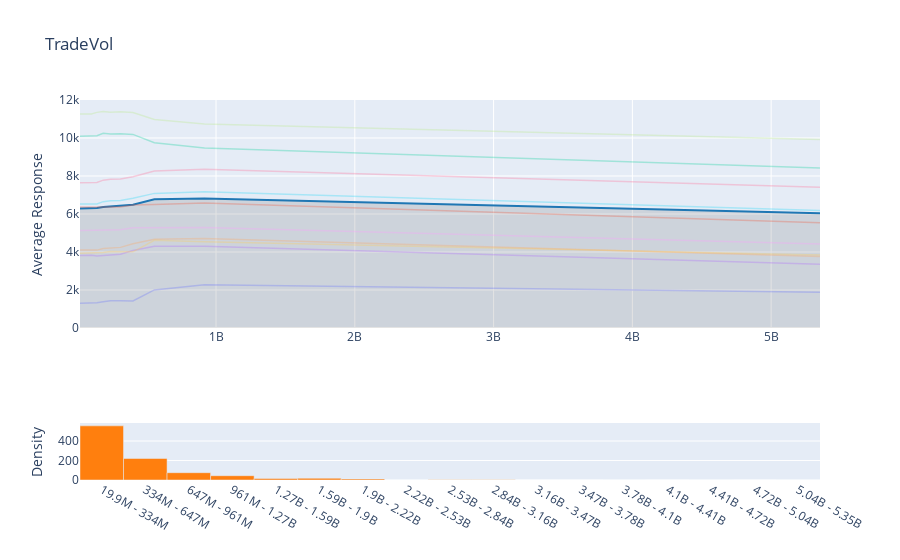

Notebook source saved alongside this figure:
### Code cell
iplot(pdp_global.visualize(0))
